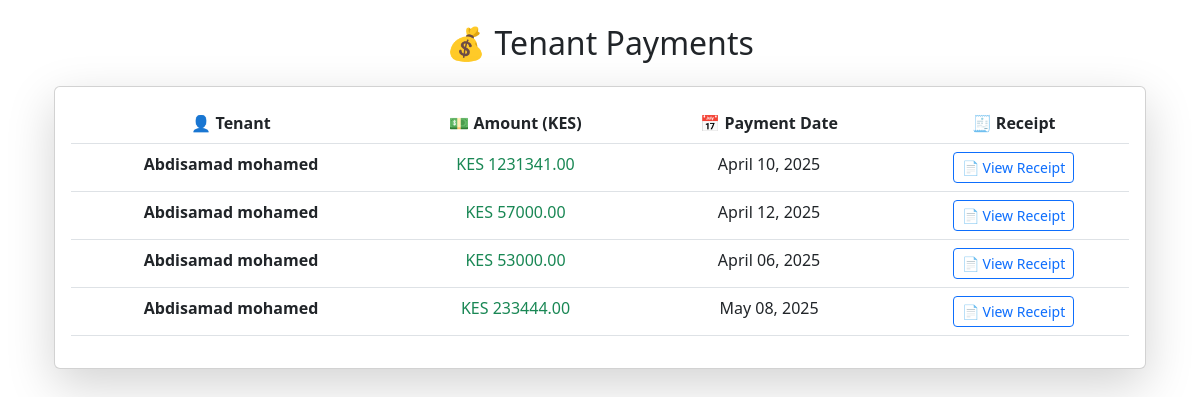
The page /payments/tenant/1/ (signed in) on the database as committed earlier.
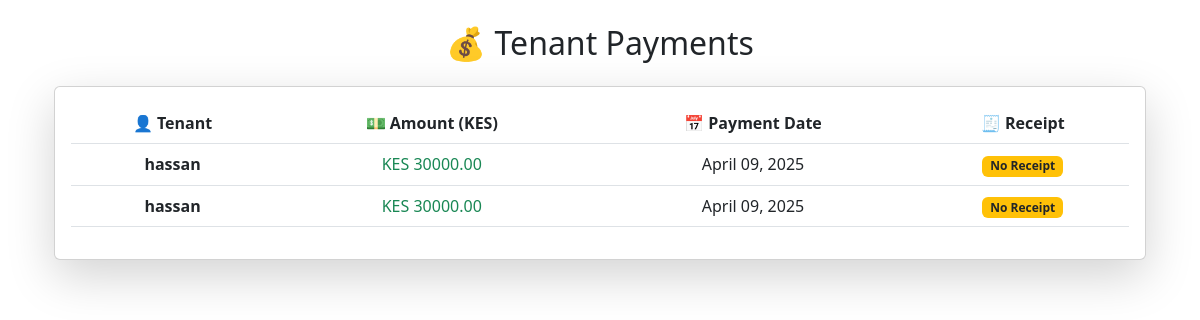
The same page on the database as committed later.
### users/models.py (models this page shows, shortened)
class Payment(models.Model):
    tenant = models.ForeignKey(Tenant, on_delete=models.CASCADE)
    payment_date = models.DateField(default=timezone.now)
    amount_paid = models.DecimalField(max_digits=10, decimal_places=2)
    receipt = models.FileField(upload_to="receipts/", blank=True, null=True)
    PAYMENT_METHODS = [
        ('M-Pesa', 'M-Pesa'),
        ('Bank', 'Bank Transfer'),
        ('Cash', 'Cash'),
    ]
    payment_method = models.CharField(max_length=10, choices=PAYMENT_METHODS)
    STATUS_CHOICES = [
        ('Paid', 'Paid'),
        ('Pending', 'Pending'),
        ('Overdue', 'Overdue'),
    ]
    status = models.CharField(max_length=10, choices=STATUS_CHOICES, default='Pending')

class Tenant(models.Model):
    name = models.CharField(max_length=255)
    email = models.EmailField(unique=True)
    phone = models.CharField(max_length=20)
    property = models.ForeignKey(Property, related_name='tenants', on_delete=models.CASCADE,blank=True,null=True)
    move_in_date = models.DateField()
    rent_amount = models.DecimalField(max_digits=10, decimal_places=2)
    id_document = models.FileField(upload_to='tenant_documents/', blank=True, null=True)

### users/views.py (the view)
# urls.py: path('payments/tenant/<int:tenant_id>/', tenant_payments, name='tenant_payments'),  # View payments for a specific tenant
@login_required
def tenant_payments(request, tenant_id):
    tenant = get_object_or_404(Tenant, id=tenant_id)
    payments = Payment.objects.filter(tenant=tenant)
    return render(request, 'tenant/tenant_payments.html', {'payments': payments, 'tenant': tenant})

### users/templates/tenant/tenant_payments.html
{% extends "users/base.html" %}
{% block content %}
<div class="container mt-4">
    <h2 class="text-center mb-4">💰 Tenant Payments</h2>
    <div class="card shadow-lg p-3 bg-white rounded">
        <div class="table-responsive">
            <table class="table table-hover text-center">
                <thead class="bg-dark text-white">
                    <tr>
                        <th>👤 Tenant</th>
                        <th>💵 Amount (KES)</th>
                        <th>📅 Payment Date</th>
                        <th>🧾 Receipt</th>
                    </tr>
                </thead>
                <tbody>
                    {% for payment in payments %}
                    <tr>
                        <td class="fw-bold">{{ payment.tenant.name }}</td>
                        <td class="text-success">KES {{ payment.amount_paid|floatformat:2 }}</td>
                        <td>{{ payment.payment_date|date:"F d, Y" }}</td>
                        <td>
                            {% if payment.receipt %}
                                <a href="{{ payment.receipt.url }}" class="btn btn-outline-primary btn-sm" target="_blank">
                                    📄 View Receipt
                                </a>
                            {% else %}
                                <span class="badge bg-warning text-dark">No Receipt</span>
                            {% endif %}
                        </td>
                    </tr>
                    {% empty %}
                    <tr>
                        <td colspan="4" class="text-muted">No payments recorded.</td>
                    </tr>
                    {% endfor %}
                </tbody>
            </table>
        </div>
    </div>
</div>
{% endblock %}

Rows that differ between the two databases and show on the page:
no longer on this page (row edited): Payment: tenant.name "Abdisamad mohamed", amount_paid "53000.00", payment_date "April 06, 2025"
no longer on this page (row edited): Payment: tenant.name "Abdisamad mohamed", amount_paid "233444.00", payment_date "May 08, 2025"
changed Payment (number 1 of 2 on the later page): tenant.name "Abdisamad mohamed" → "hassan"; amount_paid "1231341.00" → "30000.00"; payment_date "April 10, 2025" → "April 09, 2025"; receipt "📄 View Receipt" → "No Receipt"
changed Payment (number 2 of 2 on the later page): tenant.name "Abdisamad mohamed" → "hassan"; amount_paid "57000.00" → "30000.00"; payment_date "April 12, 2025" → "April 09, 2025"; receipt "📄 View Receipt" → "No Receipt"
